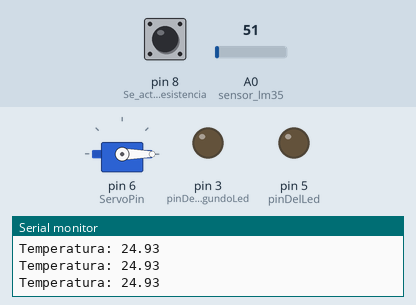
This sketch was run on a simulated Arduino Uno, built with avr-gcc and run on an emulated ATmega328P. On the bench: servo, output pins drawn as LEDs (lit = HIGH), the last lines printed to the serial monitor. The inputs (shaded band) are chosen by the test bench; at power-on: A0 (sensor_lm35) = 51, pin 8 (Se_activa_la_resistencia) HIGH.

Above: at 1.2 s.
1.3 s: A0 (sensor_lm35) set to 56
2.8 s: A0 (sensor_lm35) set to 65
At 3.1 s:
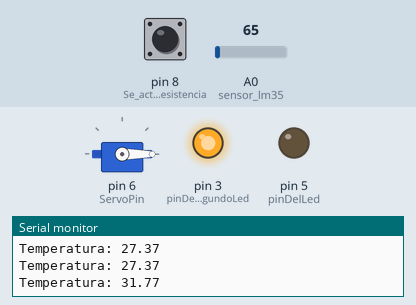
At 5.8 s:
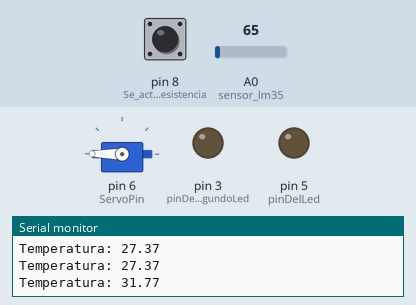
Timing chart, 0 to 14.8 s (numbered marks = the images above; inputs shaded):
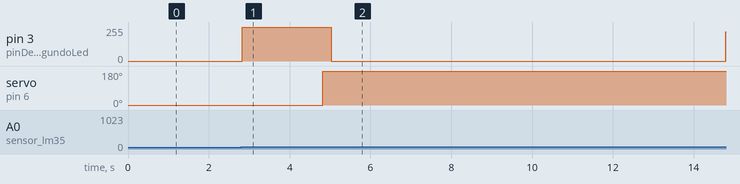

The sketch:

Examen3.ino
```cpp
#include <Servo.h>        //Se incluye la librería
Servo servo;              //Creando objeto servo
int virajeActual = 0;     //Se inicializa el viraje en 180°
int hasBeenChanged = 0;   //variable de control para saber si el viraje ha cambiado en la última iteración
int ServoPin = 6;         //Se establece qué pin utilizará el servomotor
int pinDelLed = 5;        //pin del primer led
int pinDelSegundoLed = 3; //pin del segundo led
//pin número 8 -> pin del botón

void setup()
{
  //Se establece el pin A0 como entrada analógica
  pinMode(A0, INPUT);                //sensor lm35
  pinMode(pinDelSegundoLed, OUTPUT); //establecer el led 2 como salida
  Serial.begin(9600);                //inicializar el puerto serial
  pinMode(ServoPin, OUTPUT);         //Se establece el pin del servomotor como salida
  pinMode(pinDelLed, OUTPUT);        //establecer el led 1 como salida
  pinMode(8, INPUT_PULLUP);          //Se activa la resistencia interna para el push button
  servo.attach(ServoPin);            //Se inicializa el servo
  servo.write(virajeActual);         //Se aplica el viraje definido arriba
  servo.detach();                    //¿Por qué mantendrías alimentado el servo?
}

void loop()
{
  //usando temperatura
  double lectura = 0;
  double voltaje = 0;
  //Se lee desde el arduino[A0]
  lectura = analogRead(A0);
  //Se realizan las conversiones necesarias
  voltaje = (lectura * 5) / 1023;
  double gradosCentigrados = voltaje * 100;
  Serial.print("Temperatura: ");
  Serial.println(gradosCentigrados);
  if (gradosCentigrados > 29.0) //si la temperatura es mayor a 29°, alimentar automáticamente
  {
    servo.attach(ServoPin);             //energizar el servomotor
    analogWrite(pinDelSegundoLed, 255); //encender el led 2
    servo.write(0);                     //girar el servo a alimentar
    delay(2000);                        //esperar 2 segundos
    servo.write(180);                   //regresar el servo a arriba
    delay(200);                         //esperar .2 segundos
    servo.detach();                     //desenergizar el servomotor
    analogWrite(pinDelSegundoLed, 0);   //apagar el led
    delay(1000);                        //esperar un segundo
    while (gradosCentigrados > 29)      //si la temperatura sigue en 29°
    {                                   //hacer que parpadee el led
      for (int i = 0; i < 256; i++)
      {
        analogWrite(pinDelSegundoLed, i);
        delay(2);
      }
      for (int i = 254; i > 1; i--)
      {
        analogWrite(pinDelSegundoLed, i);
        delay(2);
      }
    }
  }
  else
  {
    //usando el botón
    if (digitalRead(8) == LOW)
    {                          //presionado
      servo.attach(ServoPin);  //energizando el servo
      if (hasBeenChanged == 0) //bandera
      {
        if (virajeActual == 180) //si el viraje está en 180, hacerlo 0
        {
          virajeActual = 0;
          digitalWrite(pinDelLed, HIGH);
        }
        else //si el viraje es 0, hacerlo 180
        {
          virajeActual = 180;
        }
        servo.write(virajeActual);    //escribir el viraje al servomotor
        delay(2000);                  //esperar dos segundos
        digitalWrite(pinDelLed, LOW); //apagar el led
        servo.write(180);             //girar el servo a normal
        servo.detach();               //desenergizar el servo
        hasBeenChanged = 1;           //modificar la bandera
      }
    }
    else
    {
      hasBeenChanged = 0;
    }
  }
}
```

Measured:
- the behaviour switches between 59 and 60 on A0 (sensor_lm35) (found by bisection; images 0 and 1)
- after the input at 2.8 s, pin 3 (pinDelSegundoLed): 0/255 → 255/255 at once, → 0/255 2.2 s later, → 221/255 9.8 s later; servo on pin 6 (ServoPin): 0° → 180° after 2.0 s
